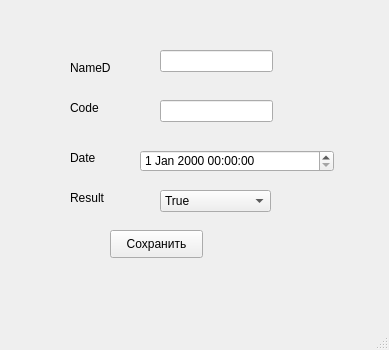
<?xml version="1.0" encoding="UTF-8"?>
<ui version="4.0">
 <class>MainWindow</class>
 <widget class="QMainWindow" name="MainWindow">
  <property name="geometry">
   <rect>
    <x>0</x>
    <y>0</y>
    <width>389</width>
    <height>350</height>
   </rect>
  </property>
  <property name="windowTitle">
   <string>MainWindow</string>
  </property>
  <widget class="QWidget" name="centralwidget">
   <widget class="QLabel" name="label">
    <property name="geometry">
     <rect>
      <x>70</x>
      <y>60</y>
      <width>55</width>
      <height>16</height>
     </rect>
    </property>
    <property name="text">
     <string>NameD</string>
    </property>
   </widget>
   <widget class="QLineEdit" name="nameDEdit">
    <property name="geometry">
     <rect>
      <x>160</x>
      <y>50</y>
      <width>113</width>
      <height>22</height>
     </rect>
    </property>
   </widget>
   <widget class="QLabel" name="label_2">
    <property name="geometry">
     <rect>
      <x>70</x>
      <y>100</y>
      <width>55</width>
      <height>16</height>
     </rect>
    </property>
    <property name="text">
     <string>Code</string>
    </property>
   </widget>
   <widget class="QLineEdit" name="codeEdit">
    <property name="geometry">
     <rect>
      <x>160</x>
      <y>100</y>
      <width>113</width>
      <height>22</height>
     </rect>
    </property>
   </widget>
   <widget class="QLabel" name="label_3">
    <property name="geometry">
     <rect>
      <x>70</x>
      <y>150</y>
      <width>55</width>
      <height>16</height>
     </rect>
    </property>
    <property name="text">
     <string>Date</string>
    </property>
   </widget>
   <widget class="QLabel" name="label_4">
    <property name="geometry">
     <rect>
      <x>70</x>
      <y>190</y>
      <width>55</width>
      <height>16</height>
     </rect>
    </property>
    <property name="text">
     <string>Result</string>
    </property>
   </widget>
   <widget class="QPushButton" name="saveButton">
    <property name="geometry">
     <rect>
      <x>110</x>
      <y>230</y>
      <width>93</width>
      <height>28</height>
     </rect>
    </property>
    <property name="text">
     <string>Сохранить</string>
    </property>
   </widget>
   <widget class="QComboBox" name="resultBox">
    <property name="geometry">
     <rect>
      <x>160</x>
      <y>190</y>
      <width>111</width>
      <height>22</height>
     </rect>
    </property>
    <item>
     <property name="text">
      <string>True</string>
     </property>
    </item>
    <item>
     <property name="text">
      <string>False</string>
     </property>
    </item>
   </widget>
   <widget class="QDateTimeEdit" name="dateTimeEdit">
    <property name="geometry">
     <rect>
      <x>140</x>
      <y>150</y>
      <width>194</width>
      <height>22</height>
     </rect>
    </property>
   </widget>
  </widget>
  <widget class="QStatusBar" name="statusbar"/>
 </widget>
 <resources/>
 <connections/>
</ui>
